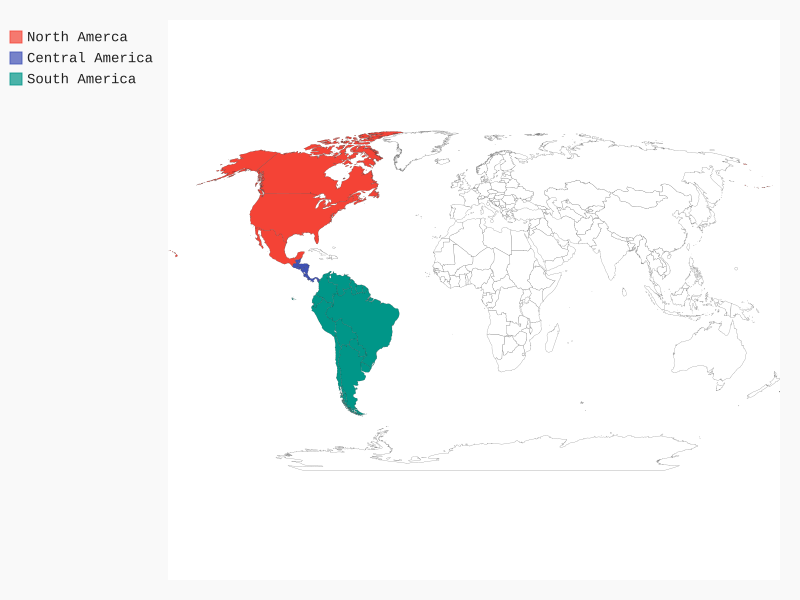

The Python source for this figure:
"""
@author: MrYang 
@contact: Shaw_Yang@163.com
@site: www.example.com
@file: americas.py
@time: 18/12/2017 10:35 PM
"""
from pygal_maps_world.maps import World

wm = World()
wm._title = 'North, Central, and South America'

wm.add('North Amerca', ['ca', 'mx', 'us'])
wm.add('Central America', ['bz', 'cr', 'gt', 'hn', 'ni', 'pa', 'sv'])
wm.add('South America', ['ar', 'bo', 'br', 'cl', 'co', 'ec',
                         'gf', 'gy', 'pe', 'py', 'sr', 'uy', 've'])

wm.render_to_file('americas.svg')
